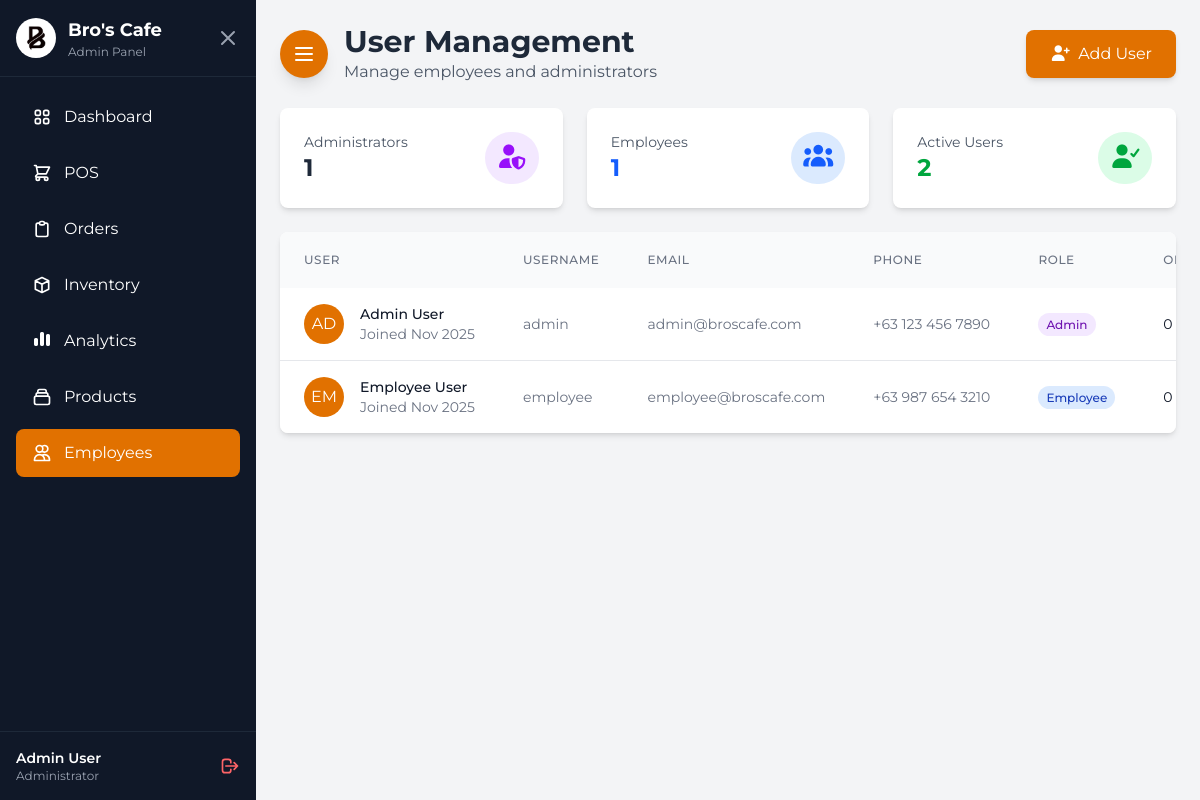
/public/pages/usr/users.php (signed in), run on the app's committed database.
### tables this page shows
CREATE TABLE `users` (
  `id` int(11) NOT NULL,
  `username` varchar(50) NOT NULL,
  `email` varchar(100) NOT NULL,
  `password` varchar(255) NOT NULL,
  `full_name` varchar(100) NOT NULL,
  `role` enum('admin','employee','customer') DEFAULT 'customer',
  `phone` varchar(20) DEFAULT NULL,
  `status` enum('active','inactive') DEFAULT 'active',
  `created_at` timestamp NOT NULL DEFAULT current_timestamp(),
  `updated_at` timestamp NOT NULL DEFAULT current_timestamp() ON UPDATE current_timestamp()
);

### public/pages/usr/users.php (the view, shortened to what the rows shown need)
<?php
require_once '../../../src/services/functions.php';
$db = new Database();
$conn = $db->getConnection();
$stmt = $conn->query("
    SELECT u.*,
           (SELECT COUNT(*) FROM orders WHERE employee_id = u.id) as total_orders,
           (SELECT SUM(total_amount) FROM orders WHERE employee_id = u.id AND status != 'cancelled') as total_sales
    FROM users u
    WHERE u.role IN ('admin', 'employee')
    ORDER BY u.created_at DESC
");
$users = $stmt->fetchAll();
$current_user = getCurrentUser();
?>
<!DOCTYPE html>
<html lang="en">
<head>
    <link rel="stylesheet" href="../../assets/css/admin.css">
    <link rel="stylesheet" href="https://cdnjs.cloudflare.com/ajax/libs/font-awesome/7.0.1/css/all.min.css"
 />
    <script src="https://cdn.jsdelivr.net/npm/@tailwindcss/browser@4"></script>
</head>
<body class="bg-gray-100 font-['Montserrat']">
    <div class="flex h-screen overflow-hidden">
        <aside id="sidebar" class="flex flex-col w-64 text-white bg-gray-900">
            <div class="p-4 border-b border-gray-800">
                <div class="flex items-center justify-between">
                    <div class="flex items-center">
                        <div class="ml-3">
                            <h1 class="text-lg font-bold">Bro's Cafe</h1>
                            <p class="text-xs text-gray-400"><?php echo ucfirst($current_user['role']); ?> Panel</p>
                        </div>
                    </div>
                </div>
            </div>
            <div class="p-4 border-t border-gray-800">
                <div class="flex items-center justify-between">
                    <div>
                        <p class="text-sm font-semibold"><?php echo $current_user['full_name']; ?></p>
                        <p class="text-xs text-gray-400">Administrator</p>
                    </div>
                </div>
            </div>
        </aside>
        <div class="flex-1 overflow-y-auto">
            <div class="p-6">
                <div class="flex items-center justify-between mb-6">
                    <div class="flex items-center">
                        <div>
                            <h2 class="text-3xl font-bold text-gray-800">User Management</h2>
                        </div>
                    </div>
                </div>
                <div class="overflow-hidden bg-white rounded-lg shadow-md">
                    <div class="overflow-x-auto">
                        <table class="w-full">
                            <thead class="bg-gray-50">
                                <tr>
                                    <th
                                        class="px-6 py-3 text-xs font-medium tracking-wider text-left text-gray-500 uppercase">
                                        User
                                    </th>
                                    <th
                                        class="px-6 py-3 text-xs font-medium tracking-wider text-left text-gray-500 uppercase">
                                        Username
                                    </th>
                                    <th
                                        class="px-6 py-3 text-xs font-medium tracking-wider text-left text-gray-500 uppercase">
                                        Email
                                    </th>
                                    <th
                                        class="px-6 py-3 text-xs font-medium tracking-wider text-left text-gray-500 uppercase">
                                        Phone
                                    </th>
                                    <th
                                        class="px-6 py-3 text-xs font-medium tracking-wider text-left text-gray-500 uppercase">
                                        Role
                                    </th>
                                    <th
                                        class="px-6 py-3 text-xs font-medium tracking-wider text-left text-gray-500 uppercase">
                                        Orders
                                    </th>
                                </tr>
                            </thead>
                            <tbody class="bg-white divide-y divide-gray-200">
                                <?php foreach ($users as $user): ?>
                                    <tr class="hover:bg-gray-50">
                                        <td class="px-6 py-4 whitespace-nowrap">
                                            <div class="flex items-center">
                                                <div class="shrink-0 w-10 h-10">
                                                    <div
                                                        class="flex items-center justify-center w-10 h-10 text-white rounded-full bg-amber-600">
                                                        <?php echo strtoupper(substr($user['full_name'], 0, 2)); ?>
                                                    </div>
                                                </div>
                                                <div class="ml-4">
                                                    <div class="text-sm font-medium text-gray-900">
                                                        <?php echo $user['full_name']; ?></div>
                                                    <div class="text-sm text-gray-500">Joined
                                                        <?php echo date('M Y', strtotime($user['created_at'])); ?></div>
                                                </div>
                                            </div>
                                        </td>
                                        <td class="px-6 py-4 text-sm text-gray-500 whitespace-nowrap">
                                            <?php echo $user['username']; ?>
                                        </td>
                                        <td class="px-6 py-4 text-sm text-gray-500 whitespace-nowrap">
                                            <?php echo $user['email']; ?>
                                        </td>
                                        <td class="px-6 py-4 text-sm text-gray-500 whitespace-nowrap">
                                            <?php echo $user['phone'] ?: '-'; ?>
                                        </td>
                                        <td class="px-6 py-4 whitespace-nowrap">
                                            <span
                                                class="px-2 py-1 text-xs font-medium rounded-full
                                                <?php echo $user['role'] === 'admin' ? 'bg-purple-100 text-purple-800' : 'bg-blue-100 text-blue-800'; ?>">
                                                <?php echo ucfirst($user['role']); ?>
                                            </span>
                                        </td>
                                        <td class="px-6 py-4 text-sm text-gray-900 whitespace-nowrap">
                                            <?php echo $user['total_orders'] ?? 0; ?>
                                        </td>
                                    </tr>
                                <?php endforeach; ?>
                            </tbody>
                        </table>
                    </div>
                </div>
            </div>
        </div>
    </div>
</body>
</html>

### data on the page
users: role "Admin", full_name "Admin User", full_name "AD", created_at "Nov 2025", username "admin", email "admin@broscafe.com", phone "+63 123 456 7890", total_orders "0"
users: full_name "EM", full_name "Employee User", created_at "Nov 2025", username "employee", email "employee@broscafe.com", phone "+63 987 654 3210", role "Employee", total_orders "0"

### other printed values
$admin_count "1"
$employee_count "1"
$active_count "2"
